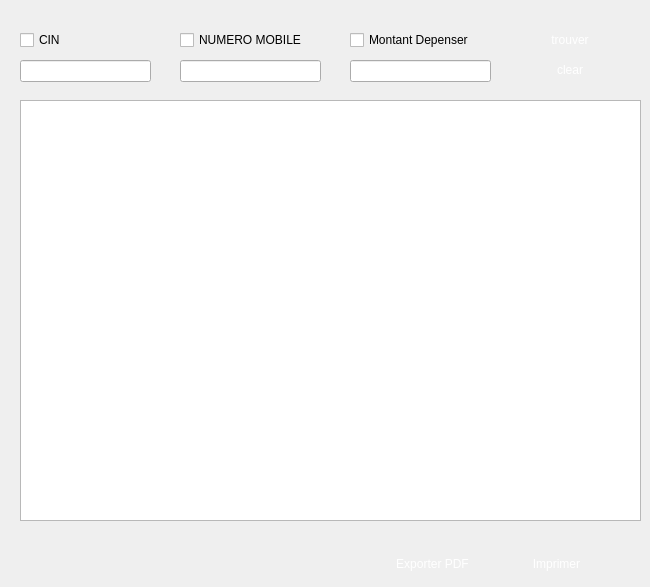
    <widget class="QWidget" name="page_affich_2">
     <widget class="QTableView" name="tabClient_2">
      <property name="geometry">
       <rect>
        <x>20</x>
        <y>100</y>
        <width>621</width>
        <height>421</height>
       </rect>
      </property>
      <property name="font">
       <font>
        <pointsize>12</pointsize>
       </font>
      </property>
      <property name="styleSheet">
       <string notr="true"/>
      </property>
     </widget>
     <widget class="QPushButton" name="PBexport_2">
      <property name="geometry">
       <rect>
        <x>382</x>
        <y>550</y>
        <width>101</width>
        <height>28</height>
       </rect>
      </property>
      <property name="styleSheet">
       <string notr="true">QPushButton {
            color: white;
            border-image: url(:/img/bouton.png) 3 10 3 10;

            border-top: 3px transparent;
            border-bottom: 3px transparent;
            border-right: 10px transparent;
            border-left: 10px transparent;
        }</string>
      </property>
      <property name="text">
       <string>Exporter PDF</string>
      </property>
     </widget>
     <widget class="QPushButton" name="PBprint_2">
      <property name="geometry">
       <rect>
        <x>510</x>
        <y>550</y>
        <width>93</width>
        <height>28</height>
       </rect>
      </property>
      <property name="styleSheet">
       <string notr="true">QPushButton {
            color: white;
            border-image: url(:/img/bouton.png) 3 10 3 10;

            border-top: 3px transparent;
            border-bottom: 3px transparent;
            border-right: 10px transparent;
            border-left: 10px transparent;
        }</string>
      </property>
      <property name="text">
       <string>Imprimer</string>
      </property>
     </widget>
     <widget class="QLineEdit" name="LEchercherCIN_2">
      <property name="geometry">
       <rect>
        <x>20</x>
        <y>60</y>
        <width>131</width>
        <height>22</height>
       </rect>
      </property>
     </widget>
     <widget class="QPushButton" name="PBtrouver_2">
      <property name="geometry">
       <rect>
        <x>520</x>
        <y>30</y>
        <width>100</width>
        <height>20</height>
       </rect>
      </property>
      <property name="styleSheet">
       <string notr="true">QPushButton {
            color: white;
            border-image: url(:/img/bouton.png) 3 10 3 10;

            border-top: 3px transparent;
            border-bottom: 3px transparent;
            border-right: 10px transparent;
            border-left: 10px transparent;
        }</string>
      </property>
      <property name="text">
       <string>trouver</string>
      </property>
     </widget>
     <widget class="QCheckBox" name="CBmontant_2">
      <property name="geometry">
       <rect>
        <x>350</x>
        <y>30</y>
        <width>131</width>
        <height>20</height>
       </rect>
      </property>
      <property name="text">
       <string>Montant Depenser</string>
      </property>
     </widget>
     <widget class="QCheckBox" name="CBtel_2">
      <property name="geometry">
       <rect>
        <x>180</x>
        <y>30</y>
        <width>131</width>
        <height>20</height>
       </rect>
      </property>
      <property name="text">
       <string>NUMERO MOBILE</string>
      </property>
     </widget>
     <widget class="QCheckBox" name="CBcin2_2">
      <property name="geometry">
       <rect>
        <x>20</x>
        <y>30</y>
        <width>83</width>
        <height>20</height>
       </rect>
      </property>
      <property name="text">
       <string>CIN</string>
      </property>
     </widget>
     <widget class="QLineEdit" name="LEchercherTel_2">
      <property name="geometry">
       <rect>
        <x>180</x>
        <y>60</y>
        <width>141</width>
        <height>22</height>
       </rect>
      </property>
     </widget>
     <widget class="QLineEdit" name="LEchercherMontant_2">
      <property name="geometry">
       <rect>
        <x>350</x>
        <y>60</y>
        <width>141</width>
        <height>22</height>
       </rect>
      </property>
     </widget>
     <widget class="QPushButton" name="PBclear_2">
      <property name="geometry">
       <rect>
        <x>520</x>
        <y>60</y>
        <width>100</width>
        <height>20</height>
       </rect>
      </property>
      <property name="styleSheet">
       <string notr="true">QPushButton {
            color: white;
            border-image: url(:/img/bouton.png) 3 10 3 10;

            border-top: 3px transparent;
            border-bottom: 3px transparent;
            border-right: 10px transparent;
            border-left: 10px transparent;
        }</string>
      </property>
      <property name="text">
       <string>clear</string>
      </property>
     </widget>
    </widget>
